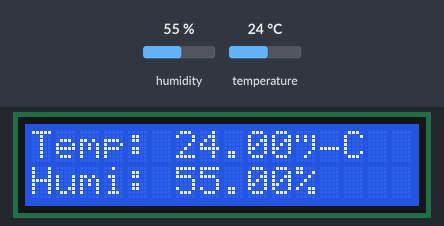
A sketch run on a simulated ESP32. Shown: 16×2 character LCD. The test bench sets the inputs (shaded band); at power-on: humidity 55 %, temperature 24 °C.

Above: at 1.2 s.
1.3 s: humidity set to 22 %
At 2.9 s:
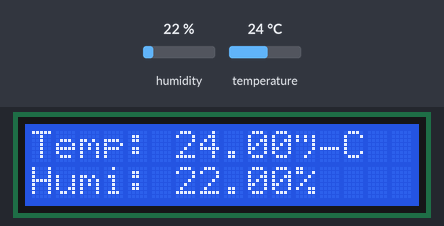
4.1 s: temperature set to 12 °C
At 5.1 s:
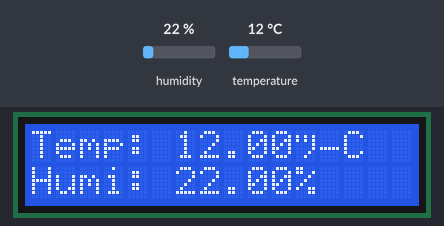
6.9 s: humidity set to 40 %
At 9.5 s:
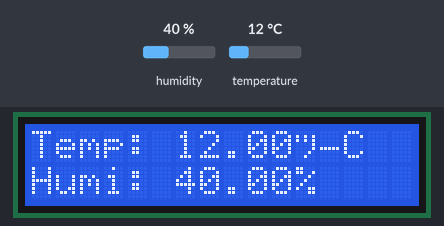
9.8 s: temperature set to 19 °C
At 11.7 s:
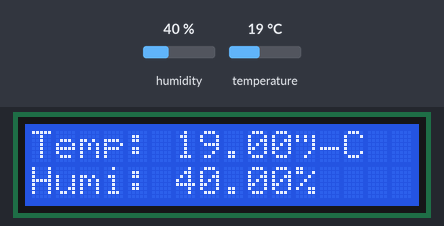
Timing chart, 0 to 13.2 s (numbered marks = the images above; inputs shaded):
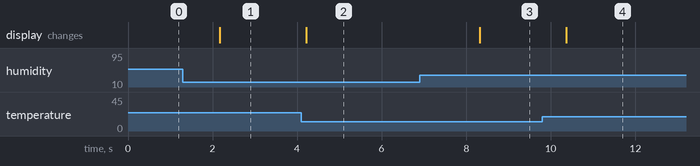

The sketch:

dht_11_lcd.ino
```cpp
#include <DHT.h>                // pustaka untuk sensor DHT11
#include <LiquidCrystal_I2C.h>  // pustaka untuk LCD I2C

#define DHT11_PIN 23  // pin GPIO23 pada ESP32 dihubungkan ke pin DATA sensor DHT11

// Membuat objek LCD dengan alamat I2C 0x27, ukuran 16 kolom x 2 baris
LiquidCrystal_I2C lcd(0x27, 16, 2);

// Membuat objek sensor DHT11
DHT dht11(DHT11_PIN, DHT11);

void setup() {
  dht11.begin();   // inisialisasi sensor DHT11
  lcd.init();      // inisialisasi LCD
  lcd.backlight(); // menyalakan lampu belakang LCD
}

void loop() {
  // Membaca data dari sensor
  float humi  = dht11.readHumidity();    // membaca kelembapan udara (%)
  float tempC = dht11.readTemperature(); // membaca suhu udara dalam °C

  lcd.clear(); // membersihkan tampilan LCD setiap kali update

  // Mengecek apakah pembacaan data berhasil
  if (isnan(tempC) || isnan(humi)) {
    lcd.setCursor(0, 0); // posisi baris 1, kolom 1
    lcd.print("Gagal Baca!");
  } else {
    // Menampilkan suhu
    lcd.setCursor(0, 0);   // baris pertama
    lcd.print("Temp: ");
    lcd.print(tempC);
    lcd.print("°C");

    // Menampilkan kelembapan
    lcd.setCursor(0, 1);   // baris kedua
    lcd.print("Humi: ");
    lcd.print(humi);
    lcd.print("%");
  }

  delay(2000); // jeda 2 detik sebelum pembacaan berikutnya
}
```

Measured:
- after the input at 1.3 s, the display: changes after 0.87 s (image 1)
- after the input at 4.1 s, the display: changes after 0.12 s (image 2)
- after the input at 6.9 s, the display: changes after 1.4 s (image 3)
- after the input at 9.8 s, the display: changes after 0.57 s (image 4)
